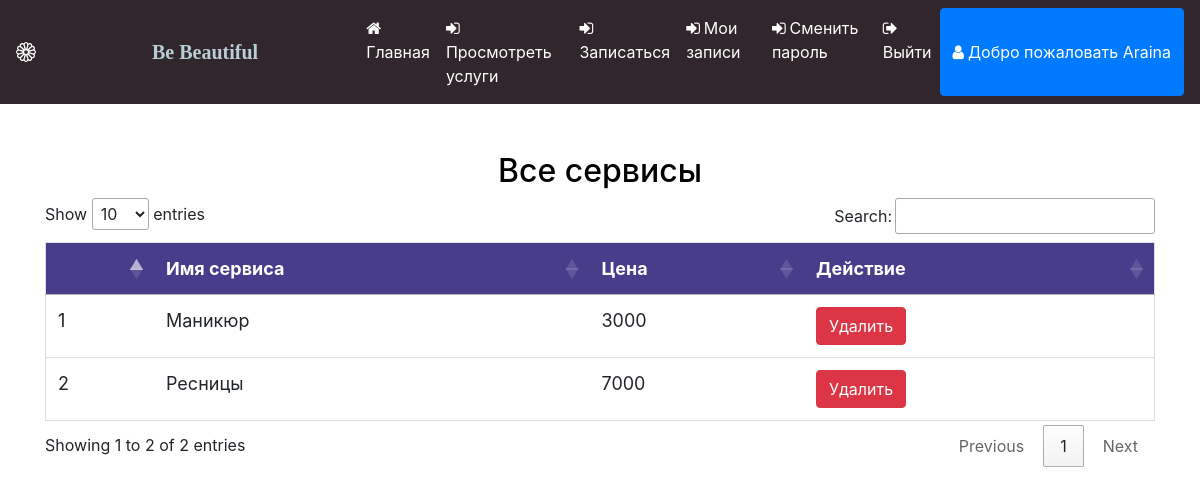
Screenshot of /view_service (signed in) with the database file from the repository.
### beauty/models.py (models this page shows, shortened)
class Servise(models.Model):
    name = models.CharField(max_length=100,null=True)
    cost = models.IntegerField(null=True)

### beauty/views.py (the view)
# urls.py: path('view_service',View_Service,name="view_service"),
def View_Service(request):
    if not request.user.is_authenticated:
        return redirect('login_admin')
    pro = Servise.objects.all()
    d = {'service':pro}
    return render(request,'view_service.html',d)

### beauty/templates/view_service.html
{% extends 'navigation.html' %}
{% load static %}
{% block body %}
<center><h2 style="color:black;margin-top:4%;">Все сервисы</h2></center>
<div  class="container">
<table class="table table-hover" id="myTable">
  <thead>
  <tr>
    <th></th>
    <th>Имя сервиса</th>
    <th>Цена</th>
    <th>Действие</th>
  </tr>
  </thead>
   <tbody>
    {% for i in service %}
  <tr>
    <td>{{forloop.counter}}</td>
    <td>{{i.name}}</td>
    <td>{{i.cost}}</td>
    <td><a href="{% url 'delete_service' i.id %}"><button class="btn btn-danger" onclick="return confirm('Удалить?')">Удалить</button></a></td>
  </tr>
    {% endfor %}
    </tbody>
</table>
{% endblock %}

### beauty/templates/navigation.html (shortened to what this page needs)
<!DOCTYPE html>
<html lang="ru">
<head>
{% load static %}
    <link rel="stylesheet" href="https://maxcdn.bootstrapcdn.com/bootstrap/4.0.0/css/bootstrap.min.css">
    <link rel = stylesheet href = "//cdn.datatables.net/1.10.19/css/jquery.dataTables.min.css">
</head>
<link rel="stylesheet" href="https://cdnjs.cloudflare.com/ajax/libs/font-awesome/4.7.0/css/font-awesome.min.css">
</head>
<body>
<nav class="navbar navbar-expand-sm" style="background-color:rgb(48, 38, 43)">
  <a href='/' class=" text-white navbar-brand d-flex align-items-center">
  <a class="navbar-brand" href="#" style="color:rgb(184, 205, 214);font-family:'Monotype Corsiva';font-weight:bold;margin-left:100px;margin-right:0">
  Be Beautiful</a>
  <ul class="navbar-nav">
    {% if request.user.username %}
    {% if not request.user.is_staff %}
   <li class="nav-item">
      <a class="nav-link" href="{% url 'profile' %}" style="color:white;margin-left:100px">
      <i class="fa fa-home" style="margin-right:4px"></i>Главная</a>
    </li>
    <li class="nav-item">
      <a class="nav-link" href="{% url 'all_service' %}" style="color:white">
      <i class="fa fa-sign-in" style="margin-right:4px"></i>Просмотреть услуги</a>
    </li>
    <li class="nav-item">
      <a class="nav-link" href="{% url 'book_appointment' %}" style="color:white">
      <i class="fa fa-sign-in" style="margin-right:4px"></i>Записаться</a>
    </li>
    <li class="nav-item">
      <a class="nav-link" href="{% url 'view_appointment' %}" style="color:white">
      <i class="fa fa-sign-in" style="margin-right:4px"></i>Мои записи</a>
    </li>
    <li class="nav-item">
      <a class="nav-link" href="{% url 'change_password' %}" style="color:white">
      <i class="fa fa-sign-in" style="margin-right:4px"></i>Сменить пароль</a>
    </li>
    {% endif %}
    {% endif %}
{% if request.user.is_authenticated %}
    {% if not request.user.is_staff %}
     <li class="nav-item">
      <a class="nav-link" href="{% url 'logout' %}" style="color:white">
      <i class="fa fa-sign-out" style="margin-right:4px"></i>Выйти</a>
    </li>
      <div class="btn-group">
  <button type="button" class="btn btn-primary" data-toggle="dropdown" aria-haspopup="true" aria-expanded="false">
    <i class="fa fa-user" style="margin-right:4px"></i>Добро пожаловать {{request.user.first_name}}
  </button>
</div>
    {% endif %}
    {% endif %}
    </ul>
</nav>
{% block body %}
{% endblock %}
</body>
</html>

### beauty/templates/navigation.html (style rules this page uses)
* { box-sizing: border-box; }
#myTable { border-collapse: collapse; width: 100%; border: 1px solid #ddd; font-size: 18px; }
#myTable th { text-align: left; padding: 12px; background-color: Darkslateblue; color: white; }
#myTable td { text-align: left; padding: 12px; background-color: white; }
#myTable tr { border-bottom: 1px solid #ddd; }

### rows the page displays
Servise: name "Маникюр", cost "3000"
Servise: name "Ресницы", cost "7000"

### other values shown
{{ request.user.first_name }} "Araina"
